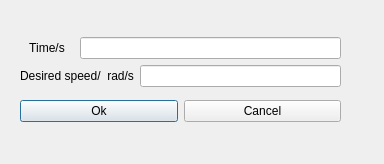
<?xml version="1.0" encoding="UTF-8"?>
<ui version="4.0">
 <class>CommandWindow</class>
 <widget class="QDialog" name="CommandWindow">
  <property name="geometry">
   <rect>
    <x>0</x>
    <y>0</y>
    <width>384</width>
    <height>164</height>
   </rect>
  </property>
  <property name="windowTitle">
   <string>Dialog</string>
  </property>
  <widget class="QWidget" name="layoutWidget">
   <property name="geometry">
    <rect>
     <x>20</x>
     <y>30</y>
     <width>321</width>
     <height>101</height>
    </rect>
   </property>
   <layout class="QVBoxLayout" name="verticalLayout1">
    <item>
     <layout class="QGridLayout" name="gridLayout">
      <item row="1" column="0" colspan="2">
       <widget class="QLabel" name="speed_label">
        <property name="text">
         <string>Desired speed/  rad/s</string>
        </property>
       </widget>
      </item>
      <item row="1" column="2">
       <widget class="QLineEdit" name="xEdit"/>
      </item>
      <item row="0" column="0">
       <widget class="QLabel" name="time_label">
        <property name="text">
         <string>Time/s</string>
        </property>
        <property name="alignment">
         <set>Qt::AlignCenter</set>
        </property>
       </widget>
      </item>
      <item row="0" column="1" colspan="2">
       <widget class="QLineEdit" name="timeEdit"/>
      </item>
     </layout>
    </item>
    <item>
     <layout class="QHBoxLayout" name="horizontalLayout1">
      <item>
       <widget class="QPushButton" name="cmdOk">
        <property name="text">
         <string>Ok</string>
        </property>
       </widget>
      </item>
      <item>
       <widget class="QPushButton" name="cmdCancel">
        <property name="text">
         <string>Cancel</string>
        </property>
       </widget>
      </item>
     </layout>
    </item>
   </layout>
  </widget>
 </widget>
 <resources/>
 <connections/>
</ui>
